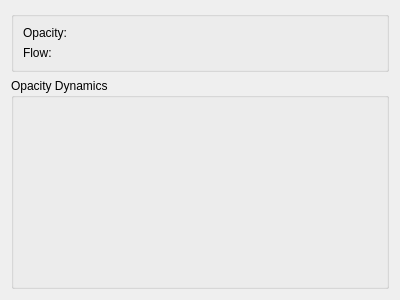
<?xml version="1.0" encoding="UTF-8"?>
<ui version="4.0">
 <class>wdgFlowOpacityOption</class>
 <widget class="QWidget" name="wdgFlowOpacityOption">
  <property name="geometry">
   <rect>
    <x>0</x>
    <y>0</y>
    <width>400</width>
    <height>300</height>
   </rect>
  </property>
  <layout class="QVBoxLayout" name="verticalLayout" stretch="0,1">
   <item>
    <widget class="QGroupBox" name="groupBox1">
     <property name="title">
      <string/>
     </property>
     <layout class="QFormLayout" name="formLayout">
      <property name="fieldGrowthPolicy">
       <enum>QFormLayout::ExpandingFieldsGrow</enum>
      </property>
      <item row="0" column="0">
       <widget class="QLabel" name="opacityLabel">
        <property name="text">
         <string>Opacity:</string>
        </property>
       </widget>
      </item>
      <item row="0" column="1">
       <widget class="KisDoubleSliderSpinBox" name="opacitySlider" native="true">
        <property name="sizePolicy">
         <sizepolicy hsizetype="Expanding" vsizetype="Preferred">
          <horstretch>0</horstretch>
          <verstretch>0</verstretch>
         </sizepolicy>
        </property>
       </widget>
      </item>
      <item row="1" column="0">
       <widget class="QLabel" name="flowLabel">
        <property name="text">
         <string>Flow:</string>
        </property>
       </widget>
      </item>
      <item row="1" column="1">
       <widget class="KisDoubleSliderSpinBox" name="flowSlider" native="true">
        <property name="sizePolicy">
         <sizepolicy hsizetype="Expanding" vsizetype="Preferred">
          <horstretch>0</horstretch>
          <verstretch>0</verstretch>
         </sizepolicy>
        </property>
       </widget>
      </item>
     </layout>
    </widget>
   </item>
   <item>
    <widget class="QGroupBox" name="groupBox2">
     <property name="title">
      <string>Opacity Dynamics</string>
     </property>
     <layout class="QVBoxLayout" name="verticalLayout_4">
      <item>
       <layout class="QVBoxLayout" name="layout"/>
      </item>
     </layout>
    </widget>
   </item>
  </layout>
 </widget>
 <customwidgets>
  <customwidget>
   <class>KisDoubleSliderSpinBox</class>
   <extends>QWidget</extends>
   <header location="global">kis_slider_spin_box.h</header>
   <container>1</container>
  </customwidget>
 </customwidgets>
 <resources/>
 <connections/>
</ui>
